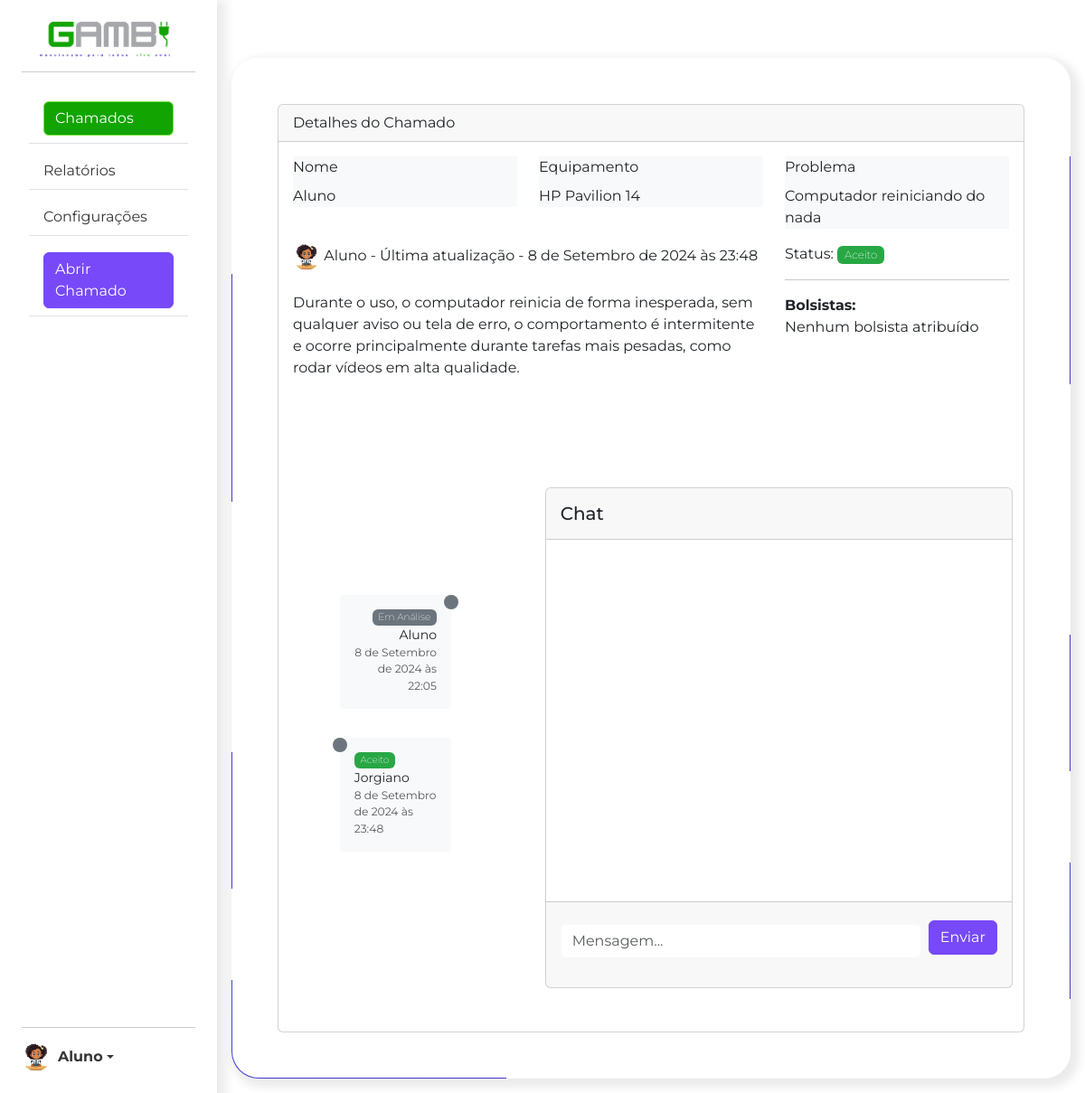
/dashboard/detalhes/3/ (signed in), run on an earlier commit of the app's database.
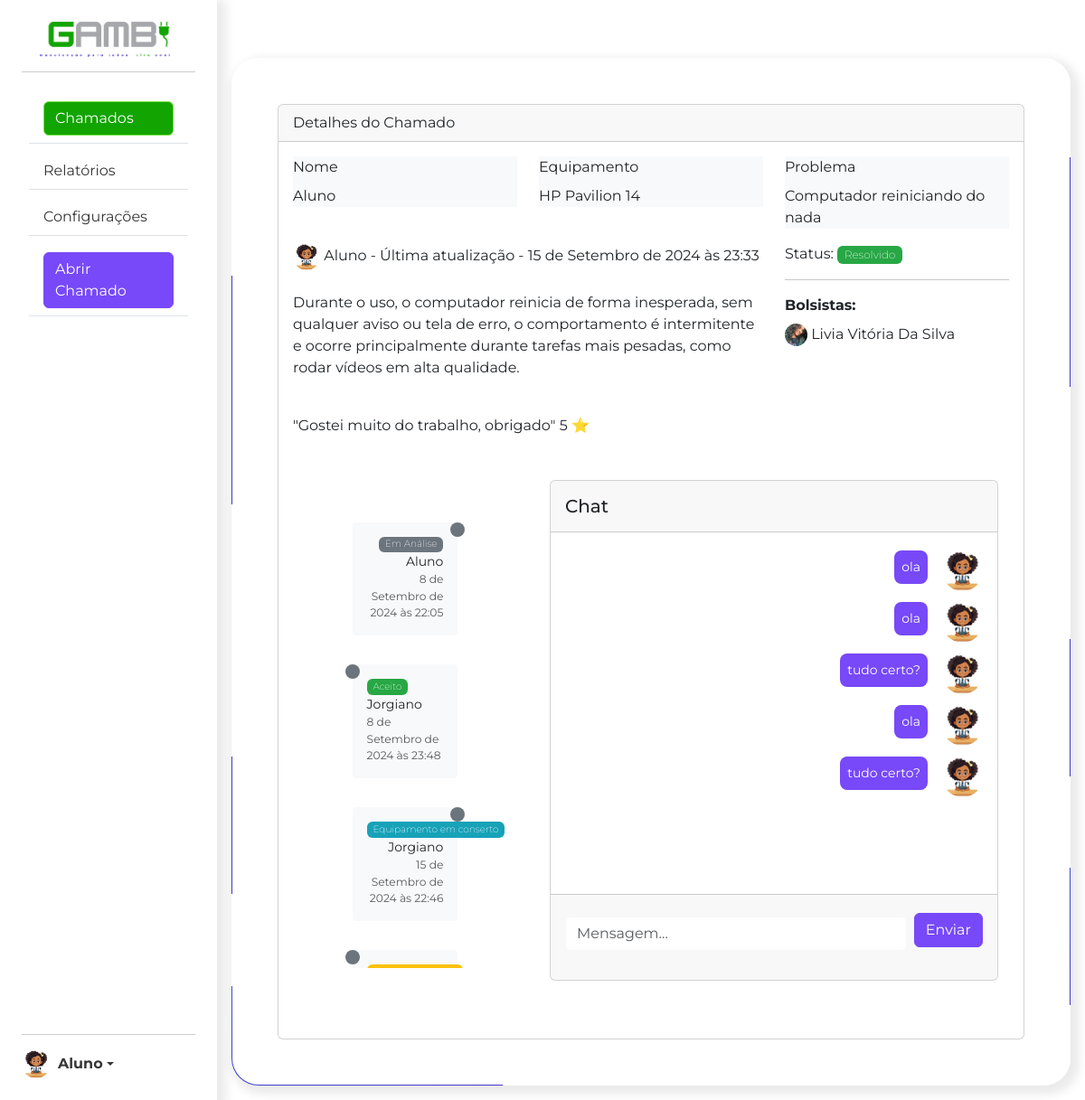
And on a later commit of the database.
### users/models.py (models this page shows, shortened)
class User(AbstractUser):
    cpf = models.CharField(max_length=11, unique=True, null=True)
    matricula = models.CharField(max_length=20, unique=True, null=True)
    telefone = models.CharField(max_length=15, blank=True, null=True)
    foto_perfil = models.ImageField(upload_to='Usuario', null=True, blank=True, default='../media/Padrao/perfil_default.png')
    tipo_usuario = models.CharField(
        max_length=20,
        choices=[
            ('1', 'Aluno'),
            ('2', 'Externo'),
            ('3', 'Servidor'),
            ('4', 'Professor'),
        ],
        default='4'
    )
    def __str__(self):
        return f'{self.username}'

### gambiarra/models.py (models this page shows, shortened)
class Chamado(models.Model):
    titulo = models.CharField(max_length=50, default="")
    descricao = models.TextField(max_length=240, default="")
    code = models.UUIDField(default=uuid.uuid4)
    professor = models.ForeignKey(User, on_delete=models.CASCADE, related_name='chamados_professor', null=True, blank=True)
    bolsistas = models.ManyToManyField(Bolsista, blank = True)
    status = models.CharField(max_length=30, choices=STATUS_CHOICES, default="1")
    item = models.OneToOneField('Item', on_delete=models.CASCADE, null=True)
    cliente = models.ForeignKey(User, on_delete=models.CASCADE, related_name='chamados_cliente', null=True, blank=True)

class Item(models.Model):
    modelo = models.CharField(max_length=30, default="")
    problema = models.CharField(max_length=30, default="")

class Alteracao(models.Model):
    autor = models.ForeignKey(User, on_delete=models.CASCADE, null=True)
    status = models.CharField(max_length=30, choices=STATUS_CHOICES)
    data_alteracao = models.DateTimeField('Data de modificação', default=timezone.now)
    chamado = models.ForeignKey(Chamado, on_delete=models.CASCADE)

class Avaliacao(models.Model):
    texto = models.TextField(max_length=240, default="")
    nota = models.IntegerField()
    chamado = models.OneToOneField(Chamado, on_delete=models.CASCADE)

class Bolsista(models.Model):
    nome = models.CharField(max_length=100, default="")
    matricula = models.CharField(max_length=20, default="")
    foto_perfil = models.ImageField(upload_to='Bolsista', null=True, blank=True, default='../media/Padrao/perfil_default.png')
    def __str__(self):
        return self.nome

class Mensagem(models.Model):
    data_envio = models.DateTimeField('Data de publicação', default=timezone.now)
    autor = models.ForeignKey(User, on_delete=models.CASCADE, null=True)
    texto = models.CharField(max_length=240, default="", blank=False)
    chamado = models.ForeignKey(Chamado, on_delete=models.CASCADE)

### gambiarra/views.py (the view, shortened to what this page needs)
# urls.py: path('detalhes/<int:pk>/', views.ChamadoDetailView.as_view(), name='detalhes'),
@method_decorator(login_required, name='dispatch')
class ChamadoDetailView(View):
    def get(self, request, *args, **kwargs):
        chamado_id = kwargs['pk']
        chamado = get_object_or_404(Chamado, pk=chamado_id)
        alteracoes = Alteracao.objects.filter(chamado=chamado.pk)  # Corrigido para usar filter
        aceito_presente = alteracoes.filter(status='2').exists()
        fechado_presente = alteracoes.filter(status__in=['8', '7', '6']).exists()
        bolsistaForm = AdicionarBolsistasForm(instance=chamado)
        mensagens = Mensagem.objects.filter(chamado=chamado).order_by('data_envio')
        mensagem_form = MensagemForm()
        context = {'chamado':chamado, 'mensagens':mensagens, 'mensagem_form': mensagem_form, 'alteracoes': alteracoes, 'aceito_presente': aceito_presente, 'fechado_presente': fechado_presente, 'bolsistaForm': bolsistaForm}
        return render(request, 'dashboard/chamado/detalhes.html', context)

### gambiarra/forms.py
class MensagemForm(forms.ModelForm):
    texto = forms.CharField(
        label='',
        widget=forms.TextInput(attrs={'placeholder': 'Mensagem...'})
    )
    class Meta:
        model = Mensagem
        fields = ['texto']
    def __init__(self, *args, **kwargs):
        super(MensagemForm, self).__init__(*args, **kwargs)

class AdicionarBolsistasForm(forms.ModelForm):
    bolsistas = forms.ModelMultipleChoiceField(
        queryset=Bolsista.objects.all(),
        widget=forms.CheckboxSelectMultiple,
        required=False
    )
    class Meta:
        model = Chamado
        fields = ['bolsistas']

### gambiarra/templates/dashboard/chamado/detalhes.html (shortened to what this page needs)
{% extends 'dashboard/base.html' %} {% load static %} {% load bootstrap5 %} {%
bootstrap_css %} {% bootstrap_javascript %} {% block conteudo %}
<section class="card">
  <div id="detalhes">
    <div class="card-header">Detalhes do Chamado</div>
    <div class="card-body">
      <div class="row mb-3">
        <div class="col-sm-4">
          <div class="info-box bg-light">
            <div class="card-title">Nome</div>
            <div>{{ chamado.cliente }}</div>
          </div>
        </div>
        <div class="col-sm-4">
          <div class="info-box bg-light">
            <div class="card-title">Equipamento</div>
            <div>{{ chamado.item.modelo }}</div>
          </div>
        </div>
        <div class="col-sm-4">
          <div class="info-box bg-light">
            <div class="card-title">Problema</div>
            <div>{{chamado.item.problema}}</div>
          </div>
        </div>
      </div>
      <div class="row">
        <div class="col-sm-8">
          <div>
            <div class="user-info">
              <img src="{{ chamado.cliente.foto_perfil.url }}" width="30px" class="rounded-circle" />
              {{ chamado.cliente }} - <span> Última atualização - {{ alteracoes.last.data_alteracao }}</span>
            </div>
            <br>
            <p>{{ chamado.descricao }}</p>
            <br>
            {% if chamado.avaliacao %}
              "{{ chamado.avaliacao.texto }}"
              {{ chamado.avaliacao.nota }}
              &#11088;
            {% endif %}
          </div>
        </div>
        <div class="col-sm-4">
          <div class="d-flex justify-content-between align-items-center">
            <div class="status text-right">
              Status:
              {% if chamado.status == '1' %}
              <span class="badge badge-secondary">{{ chamado.get_status_display }}</span>
              {% elif chamado.status == '2' %}
              <span class="badge badge-success">{{ chamado.get_status_display }}</span>
              {% elif chamado.status == '3' or chamado.status == '4' %}
              <span class="badge badge-info">{{ chamado.get_status_display }}</span>
              {% elif chamado.status == '5' %}
              <span class="badge badge-warning">{{ chamado.get_status_display }}</span>
              {% elif chamado.status == '6' or chamado.status == '8' %}
              <span class="badge badge-danger">{{ chamado.get_status_display }}</span>
              {% elif chamado.status == '7' %}
              <span class="badge badge-success">{{ chamado.get_status_display }}</span>
              {% else %}
              <span class="badge badge-secondary">{{ chamado.get_status_display }}</span>
              {% endif %}
            </div>
          </div>
          <hr />
          <div class="col-12">
            <div class="w-100">
              <strong>Bolsistas:</strong>
              <div class="row w-100">
                {% for bolsista in chamado.bolsistas.all %}
                <div class="mb-2 mt-2">
                  <img src="{{ bolsista.foto_perfil.url }}" alt="{{ bolsista.nome }}"
                  class="rounded-circle img-fluid"
                  style="width: 25px; height: 25px; object-fit: cover;">                  {{bolsista.nome}}
                  {% empty %}
                  <p> Nenhum bolsista atribuído
                  </p>
                </div>
                {% endfor %}
              </div>
            </div>
          </div>
        </div>
      </div>
    </div>
    <section class="row d-flex align-items-center">
      <section class="col-4 d-flex justify-content-center align-items-start">
        <div class="container timeline">
          {% for alteracao in alteracoes %}
          <div "
            class="timeline-item {% if forloop.counter|divisibleby:2 %}timeline-item-right{% else %}timeline-item-left{% endif %}">
            {% if alteracao.status == '1' %}
            <span class="badge badge-secondary">{{ alteracao.get_status_display }}</span>
            {% elif alteracao.status == '2' %}
            <span class="badge badge-success">{{ alteracao.get_status_display }}</span>
            {% elif alteracao.status == '3' or alteracao.status == '4' %}
            <span class="badge badge-info">{{ alteracao.get_status_display }}</span>
            {% elif alteracao.status == '5' %}
            <span class="badge badge-warning">{{ alteracao.get_status_display }}</span>
            {% elif alteracao.status == '6' or alteracao.status == '8' %}
            <span class="badge badge-danger">{{ alteracao.get_status_display }}</span>
            {% elif alteracao.status == '7' %}
            <span class="badge badge-success">{{ alteracao.get_status_display }}</span>
            {% else %}
            <span class="badge badge-secondary">{{ alteracao.get_status_display }}</span>
            {% endif %}
            <p class="m-0">{{ alteracao.autor }}</p>
            <span class="text-muted small">{{ alteracao.data_alteracao }}</span>
          </div>
          {% endfor %}
        </div>
      </section>
      <section id="chat" class="col-8">
        <div class="container py-5">
          <div class="row d-flex justify-content-between">
            <div class="col-12">
              <div class="card w-100 h-100" id="chat2">
                <div class="card-header d-flex justify-content-between align-items-center p-3">
                  <h5 class="mb-0">Chat</h5>
                </div>
                <div class="card-body" data-mdb-perfect-scrollbar-init id="message-container">
                  {% for mensagem in mensagens %} {% if mensagem.autor == user %}
                  <div class="d-flex flex-row justify-content-end mb-2 pt-1">
                    <div>
                      <p class="small p-2 me-3 mb-1 text-white rounded-3 bg-primary" type="button"
                        data-bs-toggle="collapse" data-bs-target="#collapseExample{{ forloop.counter }}"
                        aria-expanded="false" aria-controls="collapseExample{{ forloop.counter }}">
                        {{ mensagem.texto }}
                      </p>
                    </div>
                    <img src="{{ mensagem.autor.foto_perfil.url }}" alt="avatar 1" style="width: 45px; height: 100%"
                      class="rounded-circle" />
                  </div>
                  {%endif%} {%endfor%}
                </div>
                <div class="card-footer text-muted d-flex justify-content-start align-items-center p-3">
                  <form method="post" class="d-flex w-100 align-items-center justify-content-center m-0">
                    <div class="flex-grow-1 me-2">
                      {% bootstrap_form mensagem_form %}
                    </div>
                    <div class="d-flex align-items-center mb-3">
                      <button type="submit" class="btn btn-primary">
                        Enviar
                      </button>
                    </div>
                  </form>
                </div>
              </div>
            </div>
          </div>
        </div>
      </section>
    </section>
  </div>
</section>
{% endblock %}

### gambiarra/templates/dashboard/base.html (shortened to what this page needs)
{% load static %}
{% load bootstrap5 %}
{% bootstrap_css %}
<!DOCTYPE html>
<html lang="pt-br">
<head>
    <link href="https://cdn.jsdelivr.net/npm/bootstrap@5.3.3/dist/css/bootstrap.min.css" rel="stylesheet"
>
    <link rel="stylesheet" href="{% static 'gambiarra/css/dashboard.css'%}">
</head>
<body>
    <nav class="sidebar d-flex flex-column flex-shrink-0 p-4">
        <a href="{% url 'gambiarra:dashboard' %}" class="d-flex align-items-center justify-content-center mb-3 mb-md-0 me-md-auto text-white text-decoration-none">
          <img  class="bi me-2 img-fluid w-75" src="{% static 'gambiarra/img/logo.png' %}" alt="">
        </a>
        <hr>
        <ul class="nav nav-pills flex-column mb-auto p-2">
          <li class="nav-item">
            <a href="{% url 'gambiarra:dashboard' %}"  class="nav-link w-100"><button style="text-align: start;" class="btn btn-success w-100" aria-current="page">
              Chamados
            </button>
          </a>
          </li>
          <li  class="nav-item">
            <a href="#" class="nav-link">
              Relatórios
            </a>
          </li>
          <li  class="nav-item">
            <a href="#" class="nav-link ">
              Configurações
            </a>
          </li>
          {% if request.user.tipo_usuario != '4' %}
          <li class="nav-item">
            <a href="{% url 'gambiarra:abrir-chamado' %}" class="nav-link w-100"><button style="text-align: start;" class="btn btn-primary w-100" aria-current="page">
              Abrir Chamado
            </button></a>
          </li>
          {% endif %}
        </ul>
        <hr>
        <div class="dropdown">
          <a href="#" class="d-flex align-items-center  text-decoration-none dropdown-toggle" id="dropdownUser1" data-bs-toggle="dropdown" aria-expanded="false">
            <img src="{{request.user.foto_perfil.url }}" alt="" width="32" height="32" class="rounded-circle me-2">
            <strong>{{ request.user.username }}</strong>
          </a>
        </div>
    </nav>
    <main class="main-content p-3">
      <div id="card-main" class="container mt-5">
        {% block conteudo %}
        {% endblock %}
      </div>
    </main>
</body>
</html>

### static/gambiarra/css/dashboard.css (style rules this page uses)
* { font-family: 'Montserrat', sans-serif; }
* { font-family: 'Montserrat', sans-serif; font-weight: 400; }
nav, a { color: #363636 !important; }
.nav-pills > .nav-item { display: flex !important; border-bottom: 1px solid var(--gray-ligth, #DEE2E6); }
.nav-pills { gap: 10px; }
.nav-link { justify-content: start !important; }
.btn-primary { background-color:#7749F8; border-color: #7749F8; }
.bg-primary { background-color: #7749F8 !important; color: white !important; }
.btn-success { background-color:#12a400; border-color: #79E546; }
body { display: flex; height: 100vh; margin: 0; }
.sidebar { width: 20vw; height: 100vh; overflow-y: auto; background-color: #343a40; color: white; background-color: #FFFFFF !important; box-shadow: 5px 5px 10px 5px rgba(54, 54, 54, 0.10) !important; }
.main-content { width: 80vw; overflow-y: auto; }
#card-main { padding: 50px; background: linear-gradient(white, white) padding-box, linear-gradient(-8deg, rgba(255,255,255,1) 7%, rgba(67,56,202,1) 7%, rgba(58,76,209,1) 19%, rgba(255,255,255,1) 19%, rgba(255,255,255,1) 27%, rgba(67,56,202,1) 27%, rgba(67,56,202,1) 39%, rgba(252,252,252,1) 39%, rgba(252,252,252,1) 61%, rgba(67,56,202,1) 61%, rgba(67,56,202,1) 81%, rgba(255,255,255,1) 81%) border-box; border: 1px solid transparent; box-shadow: 5px 5px 10px 5px rgba(54, 54, 54, 0.10) !important; border-radius: 30px !important; }
.badge { font-weight: 200; }
.badge-secondary { background-color: rgb(108, 117, 125); }
.badge-success { background-color: #28A745 !important; }
.badge-info { background-color: #17A2B8 !important; color: #ffffff; }
.badge-warning { background-color: #FFC107 !important; }
.timeline { position: relative; padding: 2rem 0; max-height: 525px; overflow-y: auto; font-size: 14px; }
.timeline-item { position: relative; margin: 0 auto 2rem; padding: 1rem; width: calc(60% - 2rem); background-color: #f8f9fa; border-radius: 0.25rem; }
.timeline-item::before { content: ''; position: absolute; top: 0; left: -8px; width: 16px; height: 16px; background-color: #6c757d; border-radius: 50%; }
.timeline-item-left { left: 0; text-align: right; }
.timeline-item-left::before { left: auto; right: -8px; }
.timeline-item-right { right: 0; text-align: left; }
#chat2 .form-control { border-color: transparent; }
#chat2 .card-body { overflow-y: auto; overflow-x: hidden; height: 400px; }

What changed in the data, as far as the page shows it:
changed Chamado "Aluno": avaliacao.texto (not shown) → "Gostei muito do trabalho, obrigado"; avaliacao.nota (not shown) → "5"; status "Aceito" → "Resolvido"
added Alteracao: last.data_alteracao "15 de Setembro de 2024 às 23:33"
now on this page (row unchanged): Bolsista: foto_perfil (picture), nome "Livia Vitória Da Silva"
added Alteracao: status "Equipamento em conserto", autor "Jorgiano", data_alteracao "15 de Setembro de 2024 às 22:46"
added Mensagem: texto "ola", autor.foto_perfil (picture)
added Mensagem: texto "ola", autor.foto_perfil (picture)
added Mensagem: texto "tudo certo?", autor.foto_perfil (picture)
added Mensagem: texto "ola", autor.foto_perfil (picture)
added Mensagem: texto "tudo certo?", autor.foto_perfil (picture)
Also different on the page:
{{ alteracoes.last.data_alteracao }}: "8 de Setembro de 2024 às 23:48" → "15 de Setembro de 2024 às 23:33"
text no longer shown: "Nenhum bolsista atribuído"
